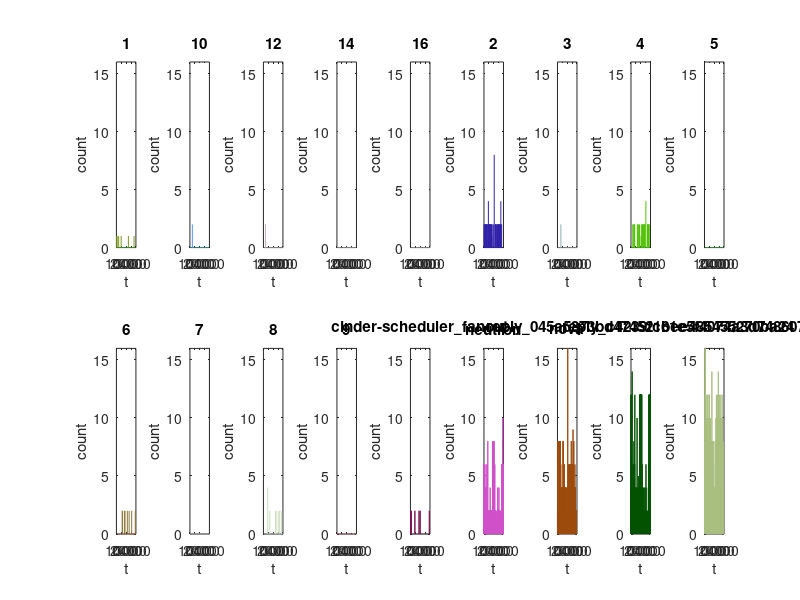
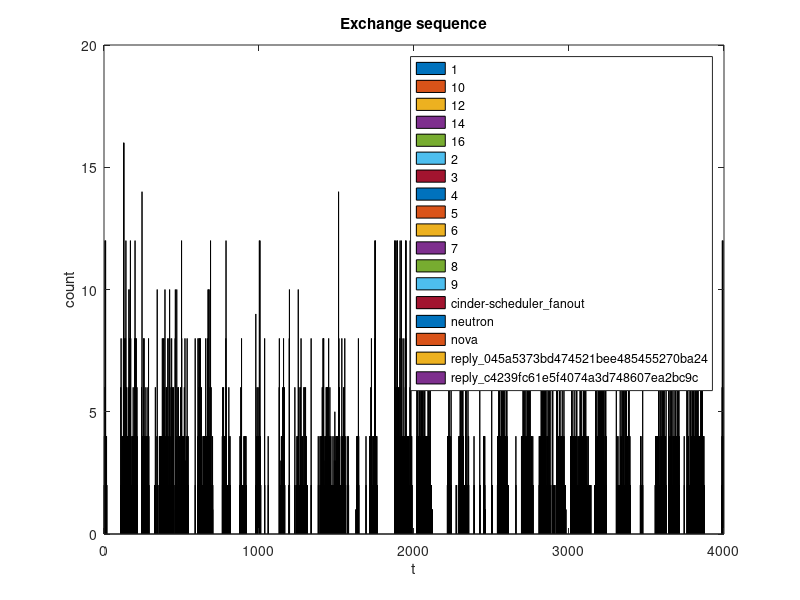

The MATLAB source for these figures, in order:
%%
clear;
clc;
close all;
%%
[count, exchange] = textread('./pattern.txt', '%n%s');
type = unique(exchange);

m = length(count);
n = length(type);
eachcount = zeros(m,n);
ymax = max(count);
figure;
%hold all;
for i = 1:n
    idx = (strcmp(exchange, type(i))==1);
    eachcount(:,i) = count .* idx; % col-vector
    subplot(2, ceil(n/2), i);
    plot(eachcount(:,i), 'color', rand(1,3));%generate random color 
    %plot(eachcount(:,i), 'color',[1-i/n, i/n, 1-i/n]);% deterministic 
    %hold on;
    title(type(i),'interpreter', 'none');
    xlabel('t');
    ylabel('count');  
    ylim([0, ymax]);
end

%subplot(2, ceil((n+1)/2), i+1);
figure;
bar(eachcount); % control color with colormap and FaceVertexCData
legend(type,'interpreter', 'none');% display the underscore("_") 
title('Exchange sequence');
xlabel('t');
ylabel('count');


% figure;
% bar(eachcount')
% set(gca, 'XTickLabel',type)


%%
%x = 1:size(count);
%gscatter(x, count, exchange);
% figure
% hold all
% for i = 1:size(type)
%     idx = (strcmp(exchange, type(i))==1);
%     plot(x, count .* idx)
%     
% end    
% legend('show')